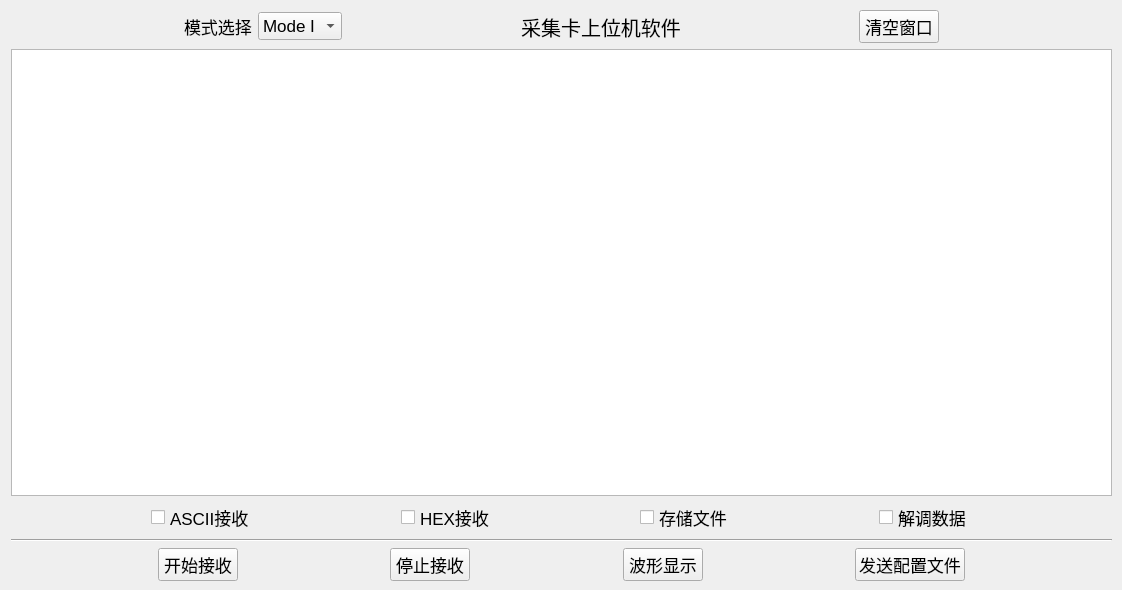
<?xml version="1.0" encoding="UTF-8"?>
<ui version="4.0">
 <class>MainWindow</class>
 <widget class="QMainWindow" name="MainWindow">
  <property name="geometry">
   <rect>
    <x>0</x>
    <y>0</y>
    <width>1122</width>
    <height>590</height>
   </rect>
  </property>
  <property name="font">
   <font>
    <pointsize>13</pointsize>
   </font>
  </property>
  <property name="windowTitle">
   <string>MainWindow</string>
  </property>
  <widget class="QWidget" name="centralwidget">
   <widget class="QWidget" name="">
    <property name="geometry">
     <rect>
      <x>11</x>
      <y>10</y>
      <width>1101</width>
      <height>571</height>
     </rect>
    </property>
    <layout class="QVBoxLayout" name="verticalLayout">
     <item>
      <layout class="QHBoxLayout" name="horizontalLayout_3">
       <item>
        <spacer name="horizontalSpacer_12">
         <property name="orientation">
          <enum>Qt::Horizontal</enum>
         </property>
         <property name="sizeHint" stdset="0">
          <size>
           <width>40</width>
           <height>20</height>
          </size>
         </property>
        </spacer>
       </item>
       <item>
        <widget class="QLabel" name="label_2">
         <property name="text">
          <string>模式选择</string>
         </property>
        </widget>
       </item>
       <item>
        <widget class="QComboBox" name="comboBox_Mode">
         <item>
          <property name="text">
           <string>Mode I</string>
          </property>
         </item>
         <item>
          <property name="text">
           <string>Mode II</string>
          </property>
         </item>
        </widget>
       </item>
       <item>
        <spacer name="horizontalSpacer_11">
         <property name="orientation">
          <enum>Qt::Horizontal</enum>
         </property>
         <property name="sizeHint" stdset="0">
          <size>
           <width>40</width>
           <height>20</height>
          </size>
         </property>
        </spacer>
       </item>
       <item>
        <widget class="QLabel" name="label">
         <property name="font">
          <font>
           <family>Microsoft YaHei UI</family>
           <pointsize>15</pointsize>
          </font>
         </property>
         <property name="text">
          <string>采集卡上位机软件</string>
         </property>
         <property name="alignment">
          <set>Qt::AlignCenter</set>
         </property>
        </widget>
       </item>
       <item>
        <spacer name="horizontalSpacer_13">
         <property name="orientation">
          <enum>Qt::Horizontal</enum>
         </property>
         <property name="sizeHint" stdset="0">
          <size>
           <width>40</width>
           <height>20</height>
          </size>
         </property>
        </spacer>
       </item>
       <item>
        <widget class="QPushButton" name="pushButton_Clear">
         <property name="text">
          <string>清空窗口</string>
         </property>
        </widget>
       </item>
       <item>
        <spacer name="horizontalSpacer_14">
         <property name="orientation">
          <enum>Qt::Horizontal</enum>
         </property>
         <property name="sizeHint" stdset="0">
          <size>
           <width>40</width>
           <height>20</height>
          </size>
         </property>
        </spacer>
       </item>
      </layout>
     </item>
     <item>
      <widget class="QPlainTextEdit" name="textEdit_Msg"/>
     </item>
     <item>
      <layout class="QHBoxLayout" name="horizontalLayout">
       <item>
        <spacer name="horizontalSpacer_7">
         <property name="orientation">
          <enum>Qt::Horizontal</enum>
         </property>
         <property name="sizeHint" stdset="0">
          <size>
           <width>40</width>
           <height>20</height>
          </size>
         </property>
        </spacer>
       </item>
       <item>
        <widget class="QCheckBox" name="checkBox_ASCII">
         <property name="text">
          <string>ASCII接收</string>
         </property>
        </widget>
       </item>
       <item>
        <spacer name="horizontalSpacer_8">
         <property name="orientation">
          <enum>Qt::Horizontal</enum>
         </property>
         <property name="sizeHint" stdset="0">
          <size>
           <width>40</width>
           <height>20</height>
          </size>
         </property>
        </spacer>
       </item>
       <item>
        <widget class="QCheckBox" name="checkBox_Hex">
         <property name="text">
          <string>HEX接收</string>
         </property>
        </widget>
       </item>
       <item>
        <spacer name="horizontalSpacer_9">
         <property name="orientation">
          <enum>Qt::Horizontal</enum>
         </property>
         <property name="sizeHint" stdset="0">
          <size>
           <width>40</width>
           <height>20</height>
          </size>
         </property>
        </spacer>
       </item>
       <item>
        <widget class="QCheckBox" name="checkBox_Save">
         <property name="text">
          <string>存储文件</string>
         </property>
        </widget>
       </item>
       <item>
        <spacer name="horizontalSpacer_5">
         <property name="orientation">
          <enum>Qt::Horizontal</enum>
         </property>
         <property name="sizeHint" stdset="0">
          <size>
           <width>40</width>
           <height>20</height>
          </size>
         </property>
        </spacer>
       </item>
       <item>
        <widget class="QCheckBox" name="checkBox_Demo">
         <property name="text">
          <string>解调数据</string>
         </property>
        </widget>
       </item>
       <item>
        <spacer name="horizontalSpacer_10">
         <property name="orientation">
          <enum>Qt::Horizontal</enum>
         </property>
         <property name="sizeHint" stdset="0">
          <size>
           <width>40</width>
           <height>20</height>
          </size>
         </property>
        </spacer>
       </item>
      </layout>
     </item>
     <item>
      <widget class="Line" name="line">
       <property name="orientation">
        <enum>Qt::Horizontal</enum>
       </property>
      </widget>
     </item>
     <item>
      <layout class="QHBoxLayout" name="horizontalLayout_2">
       <item>
        <spacer name="horizontalSpacer">
         <property name="orientation">
          <enum>Qt::Horizontal</enum>
         </property>
         <property name="sizeHint" stdset="0">
          <size>
           <width>40</width>
           <height>20</height>
          </size>
         </property>
        </spacer>
       </item>
       <item>
        <widget class="QPushButton" name="pushButton_Start">
         <property name="text">
          <string>开始接收</string>
         </property>
        </widget>
       </item>
       <item>
        <spacer name="horizontalSpacer_2">
         <property name="orientation">
          <enum>Qt::Horizontal</enum>
         </property>
         <property name="sizeHint" stdset="0">
          <size>
           <width>40</width>
           <height>20</height>
          </size>
         </property>
        </spacer>
       </item>
       <item>
        <widget class="QPushButton" name="pushButton_Stop">
         <property name="text">
          <string>停止接收</string>
         </property>
        </widget>
       </item>
       <item>
        <spacer name="horizontalSpacer_3">
         <property name="orientation">
          <enum>Qt::Horizontal</enum>
         </property>
         <property name="sizeHint" stdset="0">
          <size>
           <width>40</width>
           <height>20</height>
          </size>
         </property>
        </spacer>
       </item>
       <item>
        <widget class="QPushButton" name="pushButton_Display">
         <property name="text">
          <string>波形显示</string>
         </property>
        </widget>
       </item>
       <item>
        <spacer name="horizontalSpacer_6">
         <property name="orientation">
          <enum>Qt::Horizontal</enum>
         </property>
         <property name="sizeHint" stdset="0">
          <size>
           <width>40</width>
           <height>20</height>
          </size>
         </property>
        </spacer>
       </item>
       <item>
        <widget class="QPushButton" name="pushButton_Send">
         <property name="text">
          <string>发送配置文件</string>
         </property>
        </widget>
       </item>
       <item>
        <spacer name="horizontalSpacer_4">
         <property name="orientation">
          <enum>Qt::Horizontal</enum>
         </property>
         <property name="sizeHint" stdset="0">
          <size>
           <width>40</width>
           <height>20</height>
          </size>
         </property>
        </spacer>
       </item>
      </layout>
     </item>
    </layout>
   </widget>
  </widget>
 </widget>
 <resources/>
 <connections/>
</ui>
